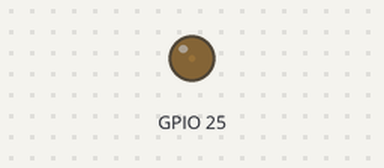
Simulated run of this sketch. Board: ESP32. Parts: output pins drawn as LEDs (lit = HIGH). What the sketch prints to the serial monitor is not drawn.

Above: at 0.05 s.
At 1.75 s:
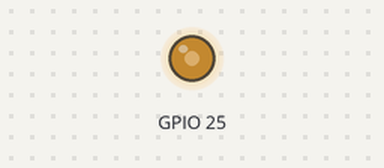
At 3.45 s:
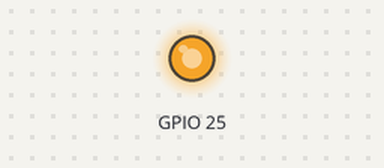
At 6.9 s:
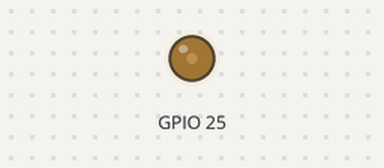
Timing chart, 0 to 10.1 s (numbered marks = the images above):
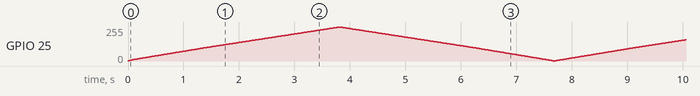

The sketch:

pwm.ino
```cpp
void setup() {
  Serial.begin(9600);
}

void loop() {
  int contador = 0;
  for (contador = 0; contador < 255; contador++) {
    analogWrite(25, contador);
    delay(8);
    Serial.print("Contador: ");
    Serial.println(contador);
  }
  for (contador = 255; contador > 0; contador--) {
    analogWrite(25, contador);
    delay(8);
    Serial.print("Contador: ");
    Serial.println(contador);
  }
}
```
